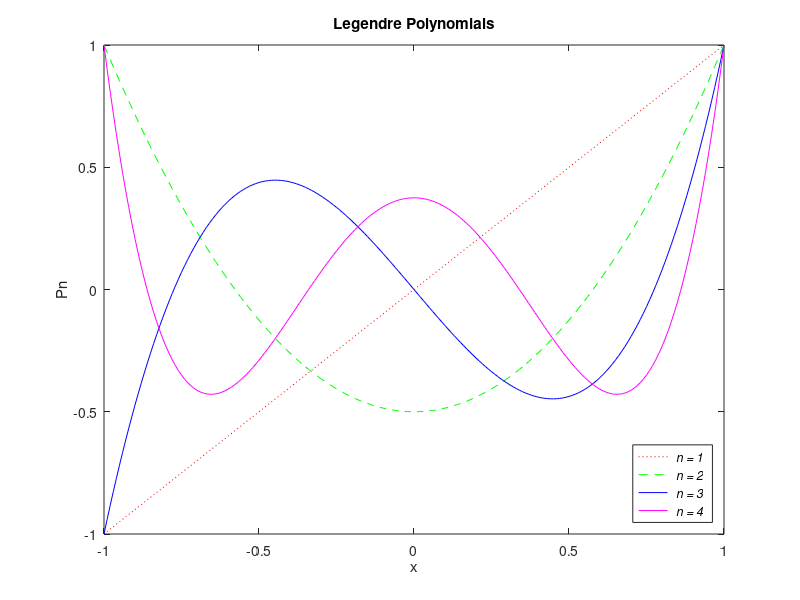

Write MATLAB code to recreate this figure.
x = -1:0.01:1;
p1 = x;
p2 = (3/2)*x.^2 - (1/2);
p3 = (5/2)*x.^3 - (3/2)*x;
p4 = (35/8)*x.^4 - (15/4)*x.^2 +(3/8);
plot(x,p1,'r:',x,p2,'g--',x,p3,'b-',x,p4,'m-');
xlabel('x');
ylabel('Pn');
title('Legendre Polynomials');
legend('\it n = 1','\it n = 2','\it n = 3','\it n = 4',...
'Location', 'Southeast');